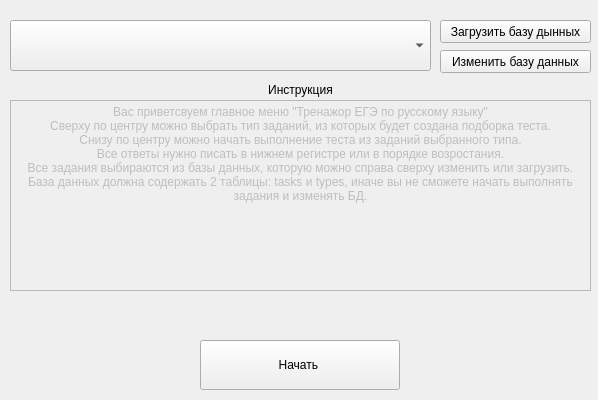
<?xml version="1.0" encoding="UTF-8"?>
<ui version="4.0">
 <class>MainWindow</class>
 <widget class="QMainWindow" name="MainWindow">
  <property name="geometry">
   <rect>
    <x>0</x>
    <y>0</y>
    <width>598</width>
    <height>400</height>
   </rect>
  </property>
  <property name="contextMenuPolicy">
   <enum>Qt::CustomContextMenu</enum>
  </property>
  <property name="windowTitle">
   <string>MainWindow</string>
  </property>
  <property name="documentMode">
   <bool>false</bool>
  </property>
  <property name="tabShape">
   <enum>QTabWidget::Rounded</enum>
  </property>
  <property name="unifiedTitleAndToolBarOnMac">
   <bool>false</bool>
  </property>
  <widget class="QWidget" name="centralwidget">
   <widget class="QComboBox" name="taskBox">
    <property name="geometry">
     <rect>
      <x>10</x>
      <y>20</y>
      <width>421</width>
      <height>51</height>
     </rect>
    </property>
    <property name="sizePolicy">
     <sizepolicy hsizetype="Preferred" vsizetype="Preferred">
      <horstretch>0</horstretch>
      <verstretch>0</verstretch>
     </sizepolicy>
    </property>
    <property name="maximumSize">
     <size>
      <width>16777215</width>
      <height>16777215</height>
     </size>
    </property>
    <property name="contextMenuPolicy">
     <enum>Qt::NoContextMenu</enum>
    </property>
    <property name="toolTip">
     <string>&lt;html&gt;&lt;head/&gt;&lt;body&gt;&lt;p&gt;Выбор типа заданий&lt;/p&gt;&lt;/body&gt;&lt;/html&gt;</string>
    </property>
    <property name="whatsThis">
     <string>&lt;html&gt;&lt;head/&gt;&lt;body&gt;&lt;p&gt;Выбор задания&lt;/p&gt;&lt;/body&gt;&lt;/html&gt;</string>
    </property>
    <property name="editable">
     <bool>false</bool>
    </property>
    <property name="sizeAdjustPolicy">
     <enum>QComboBox::AdjustToContentsOnFirstShow</enum>
    </property>
    <property name="duplicatesEnabled">
     <bool>false</bool>
    </property>
    <property name="placeholderText" stdset="0">
     <string>Выбор типа заданий</string>
    </property>
   </widget>
   <widget class="QPushButton" name="loadButton">
    <property name="geometry">
     <rect>
      <x>440</x>
      <y>20</y>
      <width>151</width>
      <height>23</height>
     </rect>
    </property>
    <property name="text">
     <string>Загрузить базу дынных</string>
    </property>
   </widget>
   <widget class="QPushButton" name="startButton">
    <property name="geometry">
     <rect>
      <x>200</x>
      <y>340</y>
      <width>200</width>
      <height>50</height>
     </rect>
    </property>
    <property name="text">
     <string>Начать </string>
    </property>
   </widget>
   <widget class="QPushButton" name="changeButton">
    <property name="geometry">
     <rect>
      <x>440</x>
      <y>50</y>
      <width>151</width>
      <height>23</height>
     </rect>
    </property>
    <property name="text">
     <string>Изменить базу данных</string>
    </property>
   </widget>
   <widget class="QLabel" name="intructionTitle">
    <property name="geometry">
     <rect>
      <x>10</x>
      <y>80</y>
      <width>581</width>
      <height>20</height>
     </rect>
    </property>
    <property name="text">
     <string>Инструкция</string>
    </property>
    <property name="textFormat">
     <enum>Qt::AutoText</enum>
    </property>
    <property name="scaledContents">
     <bool>false</bool>
    </property>
    <property name="alignment">
     <set>Qt::AlignCenter</set>
    </property>
   </widget>
   <widget class="QTextBrowser" name="textBrowser">
    <property name="enabled">
     <bool>false</bool>
    </property>
    <property name="geometry">
     <rect>
      <x>10</x>
      <y>100</y>
      <width>581</width>
      <height>191</height>
     </rect>
    </property>
    <property name="html">
     <string>&lt;!DOCTYPE HTML PUBLIC &quot;-//W3C//DTD HTML 4.0//EN&quot; &quot;http://www.w3.org/TR/REC-html40/strict.dtd&quot;&gt;
&lt;html&gt;&lt;head&gt;&lt;meta name=&quot;qrichtext&quot; content=&quot;1&quot; /&gt;&lt;style type=&quot;text/css&quot;&gt;
p, li { white-space: pre-wrap; }
&lt;/style&gt;&lt;/head&gt;&lt;body style=&quot; font-family:'MS Shell Dlg 2'; font-size:7.8pt; font-weight:400; font-style:normal;&quot;&gt;
&lt;p align=&quot;center&quot; style=&quot; margin-top:0px; margin-bottom:0px; margin-left:0px; margin-right:0px; -qt-block-indent:0; text-indent:0px;&quot;&gt;&lt;span style=&quot; font-size:9pt;&quot;&gt;Вас приветсвуем главное меню &amp;quot;Тренажор ЕГЭ по русскому языку&amp;quot;&lt;/span&gt;&lt;/p&gt;
&lt;p align=&quot;center&quot; style=&quot; margin-top:0px; margin-bottom:0px; margin-left:0px; margin-right:0px; -qt-block-indent:0; text-indent:0px;&quot;&gt;&lt;span style=&quot; font-size:9pt;&quot;&gt;Сверху по центру можно выбрать тип заданий, из которых будет создана подборка теста.&lt;/span&gt;&lt;/p&gt;
&lt;p align=&quot;center&quot; style=&quot; margin-top:0px; margin-bottom:0px; margin-left:0px; margin-right:0px; -qt-block-indent:0; text-indent:0px;&quot;&gt;&lt;span style=&quot; font-size:9pt;&quot;&gt;Снизу по центру можно начать выполнение теста из заданий выбранного типа.&lt;/span&gt;&lt;/p&gt;
&lt;p align=&quot;center&quot; style=&quot; margin-top:0px; margin-bottom:0px; margin-left:0px; margin-right:0px; -qt-block-indent:0; text-indent:0px;&quot;&gt;&lt;span style=&quot; font-size:9pt;&quot;&gt;Все ответы нужно писать в нижнем регистре или в порядке возростания.&lt;/span&gt;&lt;/p&gt;
&lt;p align=&quot;center&quot; style=&quot; margin-top:0px; margin-bottom:0px; margin-left:0px; margin-right:0px; -qt-block-indent:0; text-indent:0px;&quot;&gt;&lt;span style=&quot; font-size:9pt;&quot;&gt;Все задания выбираются из базы данных, которую можно справа сверху изменить или загрузить.&lt;/span&gt;&lt;/p&gt;
&lt;p align=&quot;center&quot; style=&quot; margin-top:0px; margin-bottom:0px; margin-left:0px; margin-right:0px; -qt-block-indent:0; text-indent:0px;&quot;&gt;&lt;span style=&quot; font-size:9pt;&quot;&gt;База данных должна содержать 2 таблицы: tasks и types, иначе вы не сможете начать выполнять задания и изменять БД.&lt;/span&gt;&lt;/p&gt;&lt;/body&gt;&lt;/html&gt;</string>
    </property>
   </widget>
   <widget class="QLabel" name="errorLabel">
    <property name="geometry">
     <rect>
      <x>10</x>
      <y>301</y>
      <width>581</width>
      <height>41</height>
     </rect>
    </property>
    <property name="focusPolicy">
     <enum>Qt::NoFocus</enum>
    </property>
    <property name="contextMenuPolicy">
     <enum>Qt::NoContextMenu</enum>
    </property>
    <property name="layoutDirection">
     <enum>Qt::LeftToRight</enum>
    </property>
    <property name="text">
     <string/>
    </property>
   </widget>
  </widget>
 </widget>
 <resources/>
 <connections/>
</ui>
